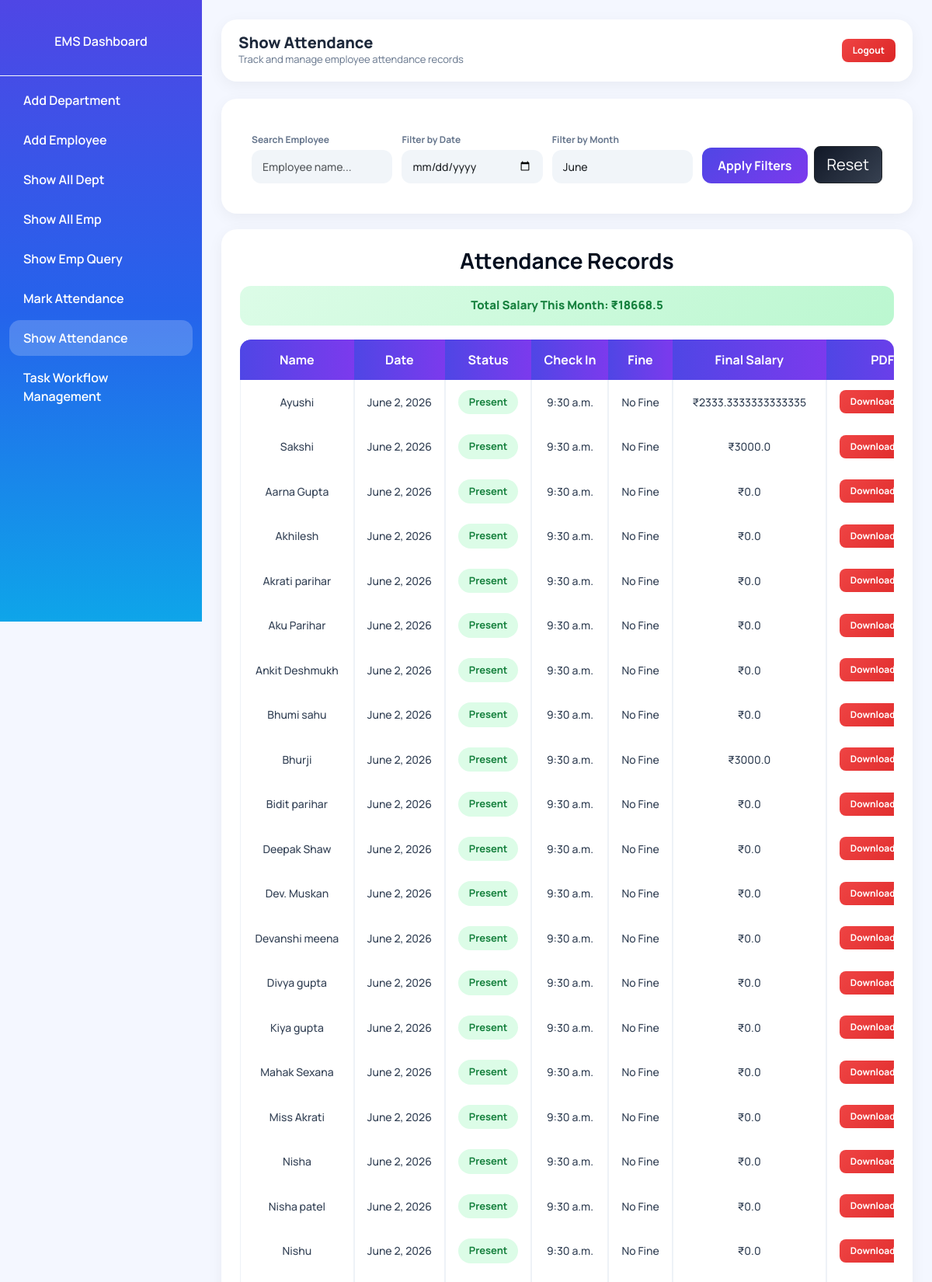
/show_attendance/ (upper part), run on the app's committed database.
### app/models.py (models this page shows, shortened)
class Attendance(models.Model):
    STATUS_CHOICES = (
        ('Present', 'Present'),
        ('Absent', 'Absent'),
        ('Half Day', 'Half Day'),
    )
    employee = models.ForeignKey(AddEmployee, on_delete=models.CASCADE)
    date = models.DateField(default=date.today)
    status = models.CharField(max_length=20, choices=STATUS_CHOICES)
    check_in_time = models.TimeField(
    null=True,
    blank=True
)
    late_fine = models.IntegerField(default=0)
    final_salary = models.FloatField(default=0)
    class Meta:
        unique_together = ('employee', 'date')

class AddEmployee(models.Model):
    name = models.CharField(
        max_length=100,
        validators=[MaxLengthValidator(10), MinLengthValidator(3)],
        error_messages={
            'min_length': 'Name must contain at least 3 characters.',
            'max_length': 'Name cannot exceed 20 characters.'
        }
    )
    email = models.EmailField(unique=True)
    contact = models.CharField(
        max_length=15,
        validators=[Emp_contact]
    )
    image = models.ImageField(
        upload_to='employee_images/',
        blank=True,
        null=True
    )
    password = models.CharField(max_length=128)
    department = models.CharField(max_length=50, null=True)
    d_code = models.CharField(max_length=20, null=True)
    d_des = models.CharField(max_length=50, null=True)
    joining_date = models.DateField(null=True, blank=True)
    salary = models.IntegerField(null=True, blank=True)

### app/views.py (the view)
# urls.py: path('show_attendance/', show_attendance, name='show_attendance'),
def show_attendance(request):
    today = date.today()
    month = request.GET.get('month')
    if month:
        month = int(month)
    else:
        month = today.month
    emp_id = request.GET.get('emp')
    search = request.GET.get('search', '').strip()
    date_filter = request.GET.get('date')
    base_qs = Attendance.objects.filter(
        date__month=month,
        date__year=today.year
    )
    if emp_id:
        base_qs = base_qs.filter(employee_id=emp_id)
    if search:
        base_qs = base_qs.filter(
            employee__name__icontains=search
        )
    if date_filter:
        base_qs = base_qs.filter(date=date_filter)
    attendance = base_qs.order_by('-date')
    total_salary = sum(i.final_salary for i in attendance)
    total_present = base_qs.filter(status="Present").count()
    total_absent = base_qs.filter(status="Absent").count()
    total_half = base_qs.filter(status="Half Day").count()
    total = base_qs.count()
    percentage = 0
    if total > 0:
        percentage = (
            (total_present + (total_half * 0.5)) / total
        ) * 100
    employees = Attendance.objects.select_related(
        'employee'
    ).values(
        'employee__id',
        'employee__name'
    ).distinct()
    context = {
        'attendance': attendance,
        'employees': employees,
        'total_present': total_present,
        'total_absent': total_absent,
        'total_half': total_half,
        'percentage': round(percentage, 2),
        'month': month,
        'total_salary': round(total_salary, 2),
        'search': search,
        'date_filter': date_filter,
        'emp_id': emp_id,
    }
    return render(request, 'show_attendance.html', context)

### app/templates/show_attendance.html (shortened to what this page needs)
{% load static %}
<!DOCTYPE html>
<html lang="en">
<head>
    <link href="https://cdn.jsdelivr.net/npm/bootstrap@5.3.2/dist/css/bootstrap.min.css" rel="stylesheet">
</head>
<body>
<div class="wrapper">
    <div class="sidebar">
        <h4 class="text-center py-3 border-bottom border-light px-3">
            <a href="{% url 'dashboard' %}" style="color:white;text-decoration:none;">
                EMS Dashboard
            </a>
        </h4>
        <a href="{% url 'add_dep' %}">Add Department</a>
        <a href="{% url 'add_emp' %}">Add Employee</a>
        <a href="{% url 'all_dep' %}">Show All Dept</a>
        <a href="{% url 'all_emp' %}">Show All Emp</a>
        <a href="{% url 'show_query' %}">Show Emp Query</a>
        <a href="{% url 'mark_attendance' %}">Mark Attendance</a>
        <a href="{% url 'show_attendance' %}" style="background:rgba(255,255,255,0.20);">Show Attendance</a>
        <a href="{% url 'assign_task' %}">Task Workflow Management</a>
    </div>
    <div class="main-content">
        <div class="topbar">
            <div style="display:flex;align-items:center;gap:12px;">
                <div>
                    <h2>Show Attendance</h2>
                    <p>Track and manage employee attendance records</p>
                </div>
            </div>
            <a href="{% url 'logout' %}" class="btn btn-danger btn-sm topbar-logout">Logout</a>
        </div>
       <div class="card p-4">
    <form method="GET">
        <div class="filter-grid">
            <div>
                <label class="form-label">Search Employee</label>
                <input type="text" name="search" value="{{ search }}"
                       placeholder="Employee name..." class="form-control">
            </div>
            <div>
                <label class="form-label">Filter by Date</label>
                <input type="date" name="date" value="{{ date_filter }}" class="form-control">
            </div>
            <div>
                <label class="form-label">Filter by Month</label>
                <select name="month" class="form-select">
                    <option value="6"  {% if month == 6  %}selected{% endif %}>June</option>
                </select>
            </div>
            <div class="filter-btn-cell" style="display:flex;align-items:flex-end;gap:8px;">
                <button type="submit" class="btn btn-primary">
                    Apply Filters
                </button>
                <a href="?month={{ month }}" class="btn btn-dark btn-lg">
                    Reset
                </a>
            </div>
        </div>
    </form>
</div>
        <div class="card p-4">
            <h3 class="text-center fw-bold mb-3">Attendance Records</h3>
            <div class="salary-alert">Total Salary This Month: ₹{{ total_salary }}</div>
            <div class="table-responsive">
                <table class="table table-bordered table-hover text-center">
                    <thead>
                        <tr>
                            <th>Name</th>
                            <th>Date</th>
                            <th>Status</th>
                            <th>Check In</th>
                            <th>Fine</th>
                            <th>Final Salary</th>
                            <th>PDF</th>
                        </tr>
                    </thead>
                    <tbody>
                        {% for i in attendance %}
                        <tr>
                            <td>{{ i.employee.name }}</td>
                            <td>{{ i.date }}</td>
                            <td>
                                {% if i.status == "Present" %}
                                    <span class="status-present">Present</span>
                                {% elif i.status == "Absent" %}
                                    <span class="status-absent">Absent</span>
                                {% else %}
                                    <span class="status-half">Half Day</span>
                                {% endif %}
                            </td>
                            <td>{{ i.check_in_time }}</td>
                            <td>{% if i.late_fine > 0 %}₹{{ i.late_fine }}{% else %}No Fine{% endif %}</td>
                            <td>₹{{ i.final_salary }}</td>
                            <td>
                                <a href="{% url 'attendance_pdf' i.employee.id %}" class="btn btn-danger btn-sm">
                                    Download PDF
                                </a>
                            </td>
                        </tr>
                        {% endfor %}
                    </tbody>
                </table>
            </div>
        </div>
    </div>
</div>
</body>
</html>

### app/templates/show_attendance.html (style rules this page uses)
* { margin:0; padding:0; box-sizing:border-box; font-family:'Manrope',sans-serif; }
html,body { overflow-x:hidden; background:#f4f7ff; }
.wrapper { display:flex; width:100%; position:relative; }
.sidebar { width:260px; height:100vh; background:linear-gradient(180deg,#4f46e5,#2563eb,#0ea5e9); position:fixed; top:0; left:0; overflow-y:auto; z-index:1000; padding-top:10px; transition:0.3s ease; }
.sidebar h4 { color:white; font-size:22px; font-weight:800; }
.sidebar a { display:block; color:white; text-decoration:none; padding:14px 18px; margin:10px; border-radius:14px; transition:0.3s; font-weight:600; }
.main-content { margin-left:260px; padding:25px; min-height:100vh; width:calc(100% - 260px); transition:0.3s ease; }
.topbar { background:white; padding:18px 22px; border-radius:20px; margin-bottom:22px; box-shadow:0 5px 20px rgba(0,0,0,0.05); display:flex; justify-content:space-between; align-items:center; gap:12px; }
.topbar h2 { font-size:20px; font-weight:800; color:#1e293b; margin:0; }
.topbar p { font-size:13px; color:#64748b; margin:0; }
.topbar-logout { display:none; }
.card { border:none !important; border-radius:20px !important; box-shadow:0 5px 20px rgba(0,0,0,0.05); margin-bottom:20px; }
.filter-grid { display:grid; grid-template-columns:1fr 1fr 1fr auto; gap:12px; align-items:end; }
.form-label { font-size:12px; font-weight:700; color:#64748b; margin-bottom:4px; }
.form-control, .form-select { border:none !important; background:#f1f5f9 !important; border-radius:12px !important; padding:11px 14px !important; font-size:14px; font-weight:500; }
.btn-primary { border:none !important; border-radius:12px !important; font-weight:700 !important; background:linear-gradient(135deg,#4f46e5,#7c3aed) !important; padding:11px 20px !important; color:white !important; transition:0.3s ease; cursor:pointer; white-space:nowrap; }
.btn-dark { background:linear-gradient(135deg,#111827,#374151); color:white !important; }
.table-responsive { overflow-x:auto; -webkit-overflow-scrolling:touch; border-radius:14px; }
table { white-space:nowrap; }
thead { background:linear-gradient(90deg,#4f46e5,#7c3aed); }
thead th { color:white !important; font-weight:700; padding:14px 16px !important; border:none !important; }
tbody td { padding:13px 16px !important; vertical-align:middle; color:#334155 !important; font-weight:500; font-size:14px; border-color:#eef2f7 !important; }
.status-present { background:#dcfce7; color:#15803d; padding:6px 14px; border-radius:25px; font-weight:700; font-size:13px; display:inline-block; }
.btn-danger { background:linear-gradient(135deg,#ef4444,#dc2626) !important; border:none !important; border-radius:8px !important; padding:6px 14px !important; color:white !important; font-size:12px; font-weight:700; text-decoration:none; transition:0.3s ease; display:inline-block; }
.salary-alert { background:linear-gradient(135deg,#dcfce7,#bbf7d0); border:none; border-radius:14px; padding:14px 20px; text-align:center; font-weight:800; font-size:15px; color:#15803d; margin-bottom:18px; }
.sidebar a { padding: 11px 18px !important; margin: 5px 12px !important; font-size: 16px !important; }
.sidebar h4 { padding-top: 18px !important; padding-bottom: 18px !important; }
.filter-grid { background: rgba(255, 255, 255, 0.55) !important; backdrop-filter: blur(12px) !important; border-radius: 14px !important; padding: 15px !important; }
.form-control, .form-select { background: #f1f5f9 !important; border-radius: 12px !important; font-weight: 500 !important; }
.card h3 { font-weight: 700 !important; color: #030e1e !important; }
table thead tr th { background: linear-gradient(90deg, #4f46e5, #7c3aed) !important; color: white !important; border: none !important; }
.table { border-collapse: separate !important; border-spacing: 0 !important; border-radius: 14px !important; overflow: hidden !important; }

### data on the page
Attendance: employee.name "Ayushi", date "June 2, 2026", status "Present", check_in_time "9:30 a.m.", late_fine "No Fine", final_salary "2333.3333333333335"
Attendance: employee.name "Sakshi", date "June 2, 2026", status "Present", check_in_time "9:30 a.m.", late_fine "No Fine", final_salary "3000.0"
Attendance: employee.name "Aarna Gupta", date "June 2, 2026", status "Present", check_in_time "9:30 a.m.", late_fine "No Fine", final_salary "0.0"
Attendance: employee.name "Akhilesh", date "June 2, 2026", status "Present", check_in_time "9:30 a.m.", late_fine "No Fine", final_salary "0.0"
Attendance: employee.name "Akrati parihar", date "June 2, 2026", status "Present", check_in_time "9:30 a.m.", late_fine "No Fine", final_salary "0.0"
Attendance: employee.name "Aku Parihar", date "June 2, 2026", status "Present", check_in_time "9:30 a.m.", late_fine "No Fine", final_salary "0.0"
Attendance: employee.name "Ankit Deshmukh", date "June 2, 2026", status "Present", check_in_time "9:30 a.m.", late_fine "No Fine", final_salary "0.0"
Attendance: employee.name "Bhumi sahu", date "June 2, 2026", status "Present", check_in_time "9:30 a.m.", late_fine "No Fine", final_salary "0.0"
Attendance: employee.name "Bhurji", date "June 2, 2026", status "Present", check_in_time "9:30 a.m.", late_fine "No Fine", final_salary "3000.0"
Attendance: employee.name "Bidit parihar", date "June 2, 2026", status "Present", check_in_time "9:30 a.m.", late_fine "No Fine", final_salary "0.0"
Attendance: employee.name "Deepak Shaw", date "June 2, 2026", status "Present", check_in_time "9:30 a.m.", late_fine "No Fine", final_salary "0.0"
Attendance: employee.name "Dev. Muskan", date "June 2, 2026", status "Present", check_in_time "9:30 a.m.", late_fine "No Fine", final_salary "0.0"
Attendance: employee.name "Devanshi meena", date "June 2, 2026", status "Present", check_in_time "9:30 a.m.", late_fine "No Fine", final_salary "0.0"
Attendance: employee.name "Divya gupta", date "June 2, 2026", status "Present", check_in_time "9:30 a.m.", late_fine "No Fine", final_salary "0.0"
Attendance: employee.name "Kiya gupta", date "June 2, 2026", status "Present", check_in_time "9:30 a.m.", late_fine "No Fine", final_salary "0.0"
Attendance: employee.name "Mahak Sexana", date "June 2, 2026", status "Present", check_in_time "9:30 a.m.", late_fine "No Fine", final_salary "0.0"
Attendance: employee.name "Miss Akrati", date "June 2, 2026", status "Present", check_in_time "9:30 a.m.", late_fine "No Fine", final_salary "0.0"
Attendance: employee.name "Nisha", date "June 2, 2026", status "Present", check_in_time "9:30 a.m.", late_fine "No Fine", final_salary "0.0"
Attendance: employee.name "Nisha patel", date "June 2, 2026", status "Present", check_in_time "9:30 a.m.", late_fine "No Fine", final_salary "0.0"
Attendance: employee.name "Nishu", date "June 2, 2026", status "Present", check_in_time "9:30 a.m.", late_fine "No Fine", final_salary "0.0"

### other printed values
{{ total_salary }} "18668.5"
